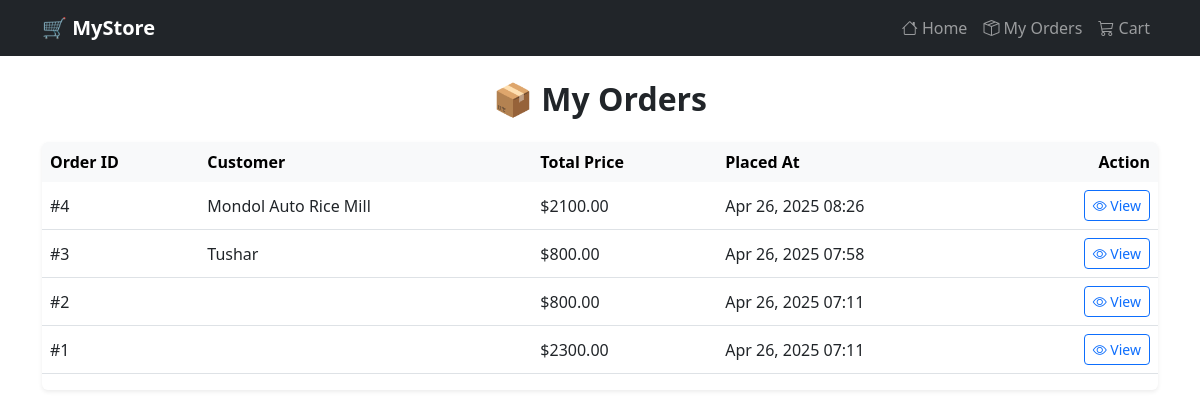
Page /my-orders/ on the earlier database version.
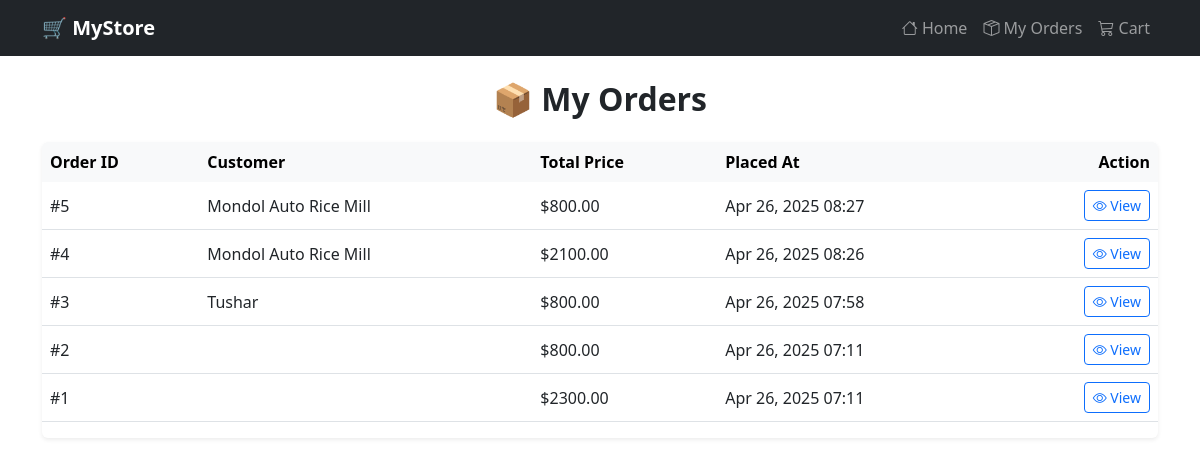
Same page on the later database version.
### store/models.py (models this page shows, shortened)
class Order(models.Model):
    name = models.CharField(max_length=255)
    address = models.TextField()
    email = models.EmailField()
    phone = models.CharField(max_length=20)
    total_price = models.DecimalField(max_digits=10, decimal_places=2)
    created_at = models.DateTimeField(auto_now_add=True)

### store/views.py (the view)
# urls.py: path('my-orders/', views.my_orders, name='my_orders'),
def my_orders(request):
    orders = Order.objects.all().order_by('-created_at')
    return render(request, 'store/my_orders.html', {'orders': orders})

### store/templates/store/my_orders.html
{% extends 'store/base.html' %}
{% block content %}
<h2 class="mb-4 fw-bold text-center">📦 My Orders</h2>
{% if orders %}
<div class="table-responsive shadow-sm rounded">
    <table class="table align-middle table-borderless">
        <thead class="table-light">
            <tr>
                <th>Order ID</th>
                <th>Customer</th>
                <th>Total Price</th>
                <th>Placed At</th>
                <th class="text-end">Action</th>
            </tr>
        </thead>
        <tbody>
            {% for order in orders %}
            <tr class="border-bottom">
                <td>#{{ order.id }}</td>
                <td>{{ order.name }}</td>
                <td>${{ order.total_price }}</td>
                <td>{{ order.created_at|date:"M d, Y H:i" }}</td>
                <td class="text-end">
                    <a href="{% url 'order_detail' order.id %}" class="btn btn-outline-primary btn-sm">
                        <i class="bi bi-eye"></i> View
                    </a>
                </td>
            </tr>
            {% endfor %}
        </tbody>
    </table>
</div>
{% else %}
<div class="alert alert-info text-center shadow-sm">
    <h5>No orders found yet! 😢</h5>
    <a href="{% url 'home' %}" class="btn btn-primary mt-3">Browse Products</a>
</div>
{% endif %}
{% endblock %}

Differences in the rows shown:
added Order: id "5", name "Mondol Auto Rice Mill", total_price "800.00", created_at "Apr 26, 2025 08:27"
